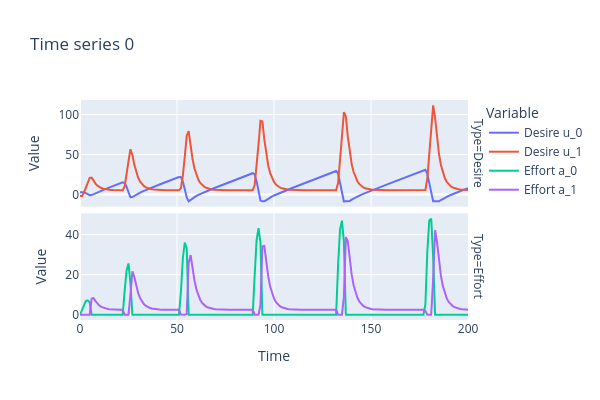
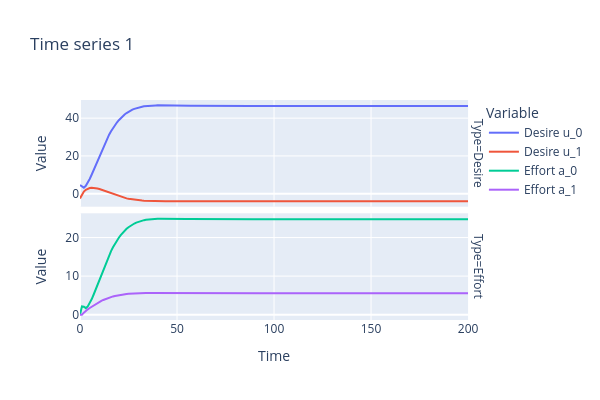
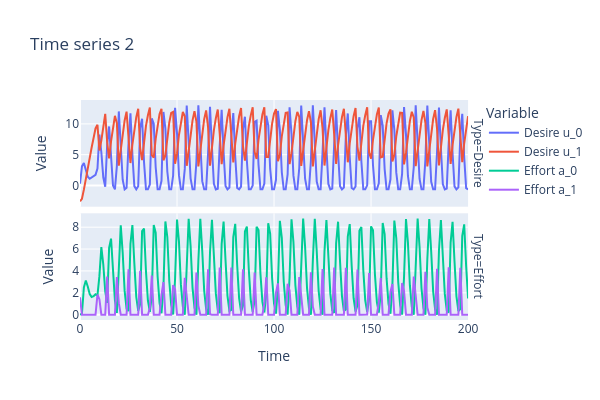

Notebook code cell kept with these figures, in order:
### Markdown cell above
## Visualize Dataset

Let's get a first intuition of what the sythetic data looks like by showing the first 3 time series.

In the first one, actions **cannot** be performed in parallel, so the simulated person switches between them regularly, depending on how desired each action currently is.

In the second example, both actions can be performed in parallel.

The third one is like the first, but the person can switch faster between actions.

### Code cell
for i, sample in enumerate(raw_data[:3]):
    plot_time_series(sample, title=f"Time series {i}", height=400, width=600)

### Figure 1 — Plotly figure (JSON) as saved in the notebook; plotly's stock layout.template omitted (floating-point values rounded to 4 significant figures; data arrays with more than 128 entries replaced by an {"elided": "..."} marker saying what was removed)
{"data": [{"hovertemplate": "Variable=Desire u_0<br>Type=Desire<br>Time=%{x}<br>Value=%{y}<extra></extra>", "legendgroup": "Desire u_0", "line": {"color": "#636efa", "dash": "solid"}, "marker": {"symbol": "circle"}, "mode": "lines", "name": "Desire u_0", "orientation": "v", "showlegend": true, "type": "scatter", "x": {"elided": "201 float values"}, "xaxis": "x2", "y": {"elided": "201 float values"}, "yaxis": "y2"}, {"hovertemplate": "Variable=Desire u_1<br>Type=Desire<br>Time=%{x}<br>Value=%{y}<extra></extra>", "legendgroup": "Desire u_1", "line": {"color": "#EF553B", "dash": "solid"}, "marker": {"symbol": "circle"}, "mode": "lines", "name": "Desire u_1", "orientation": "v", "showlegend": true, "type": "scatter", "x": {"elided": "201 float values"}, "xaxis": "x2", "y": {"elided": "201 float values"}, "yaxis": "y2"}, {"hovertemplate": "Variable=Effort a_0<br>Type=Effort<br>Time=%{x}<br>Value=%{y}<extra></extra>", "legendgroup": "Effort a_0", "line": {"color": "#00cc96", "dash": "solid"}, "marker": {"symbol": "circle"}, "mode": "lines", "name": "Effort a_0", "orientation": "v", "showlegend": true, "type": "scatter", "x": {"elided": "201 float values"}, "xaxis": "x", "y": {"elided": "201 float values"}, "yaxis": "y"}, {"hovertemplate": "Variable=Effort a_1<br>Type=Effort<br>Time=%{x}<br>Value=%{y}<extra></extra>", "legendgroup": "Effort a_1", "line": {"color": "#ab63fa", "dash": "solid"}, "marker": {"symbol": "circle"}, "mode": "lines", "name": "Effort a_1", "orientation": "v", "showlegend": true, "type": "scatter", "x": {"elided": "201 float values"}, "xaxis": "x", "y": {"elided": "201 float values"}, "yaxis": "y"}], "layout": {"annotations": [{"font": {}, "showarrow": false, "text": "Type=Effort", "textangle": 90, "x": 0.98, "xanchor": "left", "xref": "paper", "y": 0.2425, "yanchor": "middle", "yref": "paper"}, {"font": {}, "showarrow": false, "text": "Type=Desire", "textangle": 90, "x": 0.98, "xanchor": "left", "xref": "paper", "y": 0.7575, "yanchor": "middle", "yref": "paper"}], "height": 400, "legend": {"title": {"text": "Variable"}, "tracegroupgap": 0}, "title": {"text": "Time series 0"}, "width": 600, "xaxis": {"anchor": "y", "domain": [0, 0.98], "title": {"text": "Time"}}, "xaxis2": {"anchor": "y2", "domain": [0, 0.98], "matches": "x", "showticklabels": false}, "yaxis": {"anchor": "x", "domain": [0, 0.485], "showticklabels": true, "title": {"text": "Value"}}, "yaxis2": {"anchor": "x2", "domain": [0.515, 1], "showticklabels": true, "title": {"text": "Value"}}}}

### Figure 2 — Plotly figure (JSON) as saved in the notebook; plotly's stock layout.template omitted (floating-point values rounded to 4 significant figures; data arrays with more than 128 entries replaced by an {"elided": "..."} marker saying what was removed)
{"data": [{"hovertemplate": "Variable=Desire u_0<br>Type=Desire<br>Time=%{x}<br>Value=%{y}<extra></extra>", "legendgroup": "Desire u_0", "line": {"color": "#636efa", "dash": "solid"}, "marker": {"symbol": "circle"}, "mode": "lines", "name": "Desire u_0", "orientation": "v", "showlegend": true, "type": "scatter", "x": {"elided": "201 float values"}, "xaxis": "x2", "y": {"elided": "201 float values"}, "yaxis": "y2"}, {"hovertemplate": "Variable=Desire u_1<br>Type=Desire<br>Time=%{x}<br>Value=%{y}<extra></extra>", "legendgroup": "Desire u_1", "line": {"color": "#EF553B", "dash": "solid"}, "marker": {"symbol": "circle"}, "mode": "lines", "name": "Desire u_1", "orientation": "v", "showlegend": true, "type": "scatter", "x": {"elided": "201 float values"}, "xaxis": "x2", "y": {"elided": "201 float values"}, "yaxis": "y2"}, {"hovertemplate": "Variable=Effort a_0<br>Type=Effort<br>Time=%{x}<br>Value=%{y}<extra></extra>", "legendgroup": "Effort a_0", "line": {"color": "#00cc96", "dash": "solid"}, "marker": {"symbol": "circle"}, "mode": "lines", "name": "Effort a_0", "orientation": "v", "showlegend": true, "type": "scatter", "x": {"elided": "201 float values"}, "xaxis": "x", "y": {"elided": "201 float values"}, "yaxis": "y"}, {"hovertemplate": "Variable=Effort a_1<br>Type=Effort<br>Time=%{x}<br>Value=%{y}<extra></extra>", "legendgroup": "Effort a_1", "line": {"color": "#ab63fa", "dash": "solid"}, "marker": {"symbol": "circle"}, "mode": "lines", "name": "Effort a_1", "orientation": "v", "showlegend": true, "type": "scatter", "x": {"elided": "201 float values"}, "xaxis": "x", "y": {"elided": "201 float values"}, "yaxis": "y"}], "layout": {"annotations": [{"font": {}, "showarrow": false, "text": "Type=Effort", "textangle": 90, "x": 0.98, "xanchor": "left", "xref": "paper", "y": 0.2425, "yanchor": "middle", "yref": "paper"}, {"font": {}, "showarrow": false, "text": "Type=Desire", "textangle": 90, "x": 0.98, "xanchor": "left", "xref": "paper", "y": 0.7575, "yanchor": "middle", "yref": "paper"}], "height": 400, "legend": {"title": {"text": "Variable"}, "tracegroupgap": 0}, "title": {"text": "Time series 1"}, "width": 600, "xaxis": {"anchor": "y", "domain": [0, 0.98], "title": {"text": "Time"}}, "xaxis2": {"anchor": "y2", "domain": [0, 0.98], "matches": "x", "showticklabels": false}, "yaxis": {"anchor": "x", "domain": [0, 0.485], "showticklabels": true, "title": {"text": "Value"}}, "yaxis2": {"anchor": "x2", "domain": [0.515, 1], "showticklabels": true, "title": {"text": "Value"}}}}

### Figure 3 — Plotly figure (JSON) as saved in the notebook; plotly's stock layout.template omitted (floating-point values rounded to 4 significant figures; data arrays with more than 128 entries replaced by an {"elided": "..."} marker saying what was removed)
{"data": [{"hovertemplate": "Variable=Desire u_0<br>Type=Desire<br>Time=%{x}<br>Value=%{y}<extra></extra>", "legendgroup": "Desire u_0", "line": {"color": "#636efa", "dash": "solid"}, "marker": {"symbol": "circle"}, "mode": "lines", "name": "Desire u_0", "orientation": "v", "showlegend": true, "type": "scatter", "x": {"elided": "201 float values"}, "xaxis": "x2", "y": {"elided": "201 float values"}, "yaxis": "y2"}, {"hovertemplate": "Variable=Desire u_1<br>Type=Desire<br>Time=%{x}<br>Value=%{y}<extra></extra>", "legendgroup": "Desire u_1", "line": {"color": "#EF553B", "dash": "solid"}, "marker": {"symbol": "circle"}, "mode": "lines", "name": "Desire u_1", "orientation": "v", "showlegend": true, "type": "scatter", "x": {"elided": "201 float values"}, "xaxis": "x2", "y": {"elided": "201 float values"}, "yaxis": "y2"}, {"hovertemplate": "Variable=Effort a_0<br>Type=Effort<br>Time=%{x}<br>Value=%{y}<extra></extra>", "legendgroup": "Effort a_0", "line": {"color": "#00cc96", "dash": "solid"}, "marker": {"symbol": "circle"}, "mode": "lines", "name": "Effort a_0", "orientation": "v", "showlegend": true, "type": "scatter", "x": {"elided": "201 float values"}, "xaxis": "x", "y": {"elided": "201 float values"}, "yaxis": "y"}, {"hovertemplate": "Variable=Effort a_1<br>Type=Effort<br>Time=%{x}<br>Value=%{y}<extra></extra>", "legendgroup": "Effort a_1", "line": {"color": "#ab63fa", "dash": "solid"}, "marker": {"symbol": "circle"}, "mode": "lines", "name": "Effort a_1", "orientation": "v", "showlegend": true, "type": "scatter", "x": {"elided": "201 float values"}, "xaxis": "x", "y": {"elided": "201 float values"}, "yaxis": "y"}], "layout": {"annotations": [{"font": {}, "showarrow": false, "text": "Type=Effort", "textangle": 90, "x": 0.98, "xanchor": "left", "xref": "paper", "y": 0.2425, "yanchor": "middle", "yref": "paper"}, {"font": {}, "showarrow": false, "text": "Type=Desire", "textangle": 90, "x": 0.98, "xanchor": "left", "xref": "paper", "y": 0.7575, "yanchor": "middle", "yref": "paper"}], "height": 400, "legend": {"title": {"text": "Variable"}, "tracegroupgap": 0}, "title": {"text": "Time series 2"}, "width": 600, "xaxis": {"anchor": "y", "domain": [0, 0.98], "title": {"text": "Time"}}, "xaxis2": {"anchor": "y2", "domain": [0, 0.98], "matches": "x", "showticklabels": false}, "yaxis": {"anchor": "x", "domain": [0, 0.485], "showticklabels": true, "title": {"text": "Value"}}, "yaxis2": {"anchor": "x2", "domain": [0.515, 1], "showticklabels": true, "title": {"text": "Value"}}}}
